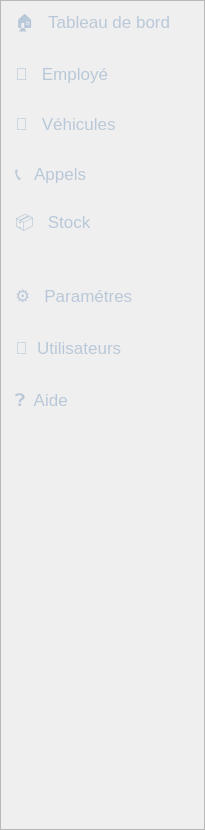
   <widget class="QFrame" name="sidebarFrame">
    <property name="geometry">
     <rect>
      <x>0</x>
      <y>70</y>
      <width>205</width>
      <height>830</height>
     </rect>
    </property>
    <property name="styleSheet">
     <string notr="true">QFrame#sidebarFrame {
    background-color: #06182B;
    border-right: 1px solid #183A5A;
}</string>
    </property>
    <property name="frameShape">
     <enum>QFrame::Shape::StyledPanel</enum>
    </property>
    <property name="frameShadow">
     <enum>QFrame::Shadow::Raised</enum>
    </property>
    <widget class="QWidget" name="verticalLayoutWidget_3">
     <property name="geometry">
      <rect>
       <x>0</x>
       <y>0</y>
       <width>201</width>
       <height>251</height>
      </rect>
     </property>
     <layout class="QVBoxLayout" name="buttonLayout_6">
      <item>
       <widget class="QPushButton" name="tableaudebord_6">
        <property name="minimumSize">
         <size>
          <width>190</width>
          <height>40</height>
         </size>
        </property>
        <property name="styleSheet">
         <string notr="true">QPushButton#tableaudebord_6 {
    background-color: transparent;
    color: #B9C8D8;
    border: none;
    border-radius: 8px;
    text-align: left;
    padding-left: 15px;
    font-size: 17px;
}

QPushButton#tableaudebord_3:hover {
    background-color: rgba(255, 23, 68, 22);
    border-left: 3px solid #FF1744;
    color: #FFFFFF;
}</string>
        </property>
        <property name="text">
         <string>🏠   Tableau de bord</string>
        </property>
       </widget>
      </item>
      <item>
       <widget class="QPushButton" name="employe_6">
        <property name="minimumSize">
         <size>
          <width>190</width>
          <height>40</height>
         </size>
        </property>
        <property name="styleSheet">
         <string notr="true">QPushButton#employe_6 {
    background-color: transparent;
    color: #B9C8D8;
    border: none;
    border-radius: 8px;
    text-align: left;
    padding-left: 15px;
    font-size: 17px;
}

QPushButton#employe_3:hover {
    background-color: rgba(255, 23, 68, 22);
    border-left: 3px solid #FF1744;
    color: #FFFFFF;
}</string>
        </property>
        <property name="text">
         <string>👥   Employé</string>
        </property>
       </widget>
      </item>
      <item>
       <widget class="QPushButton" name="vehicules_6">
        <property name="minimumSize">
         <size>
          <width>190</width>
          <height>40</height>
         </size>
        </property>
        <property name="styleSheet">
         <string notr="true">QPushButton#vehicules_6 {
    background-color: transparent;
    color: #B9C8D8;
    border: none;
    border-radius: 8px;
    text-align: left;
    padding-left: 15px;
    font-size: 17px;
}

QPushButton#vehicules_3:hover {
    background-color: rgba(255, 23, 68, 22);
    border-left: 3px solid #FF1744;
    color: #FFFFFF;
}</string>
        </property>
        <property name="text">
         <string>🚒   Véhicules</string>
        </property>
       </widget>
      </item>
      <item>
       <widget class="QPushButton" name="appel_6">
        <property name="minimumSize">
         <size>
          <width>190</width>
          <height>40</height>
         </size>
        </property>
        <property name="styleSheet">
         <string notr="true">QPushButton#appel_6 {
    background-color: transparent;
    color: #B9C8D8;
    border: none;
    border-radius: 8px;
    text-align: left;
    padding-left: 15px;
    font-size: 17px;
}

QPushButton#appel_3:hover {
    background-color: rgba(255, 23, 68, 22);
    border-left: 3px solid #FF1744;
    color: #FFFFFF;
}</string>
        </property>
        <property name="text">
         <string>📞   Appels</string>
        </property>
       </widget>
      </item>
      <item>
       <widget class="QPushButton" name="stock_6">
        <property name="minimumSize">
         <size>
          <width>190</width>
          <height>40</height>
         </size>
        </property>
        <property name="styleSheet">
         <string notr="true">QPushButton#stock_6 {
    background-color: transparent;
    color: #B9C8D8;
    border: none;
    border-radius: 8px;
    text-align: left;
    padding-left: 15px;
    font-size: 17px;
}

QPushButton#stock_3:hover {
    background-color: rgba(255, 23, 68, 22);
    border-left: 3px solid #FF1744;
    color: #FFFFFF;
}</string>
        </property>
        <property name="text">
         <string>📦   Stock</string>
        </property>
       </widget>
      </item>
     </layout>
    </widget>
    <widget class="QWidget" name="verticalLayoutWidget_8">
     <property name="geometry">
      <rect>
       <x>0</x>
       <y>270</y>
       <width>201</width>
       <height>156</height>
      </rect>
     </property>
     <layout class="QVBoxLayout" name="verticalLayout_4">
      <item>
       <widget class="QPushButton" name="parametre_4">
        <property name="minimumSize">
         <size>
          <width>190</width>
          <height>40</height>
         </size>
        </property>
        <property name="styleSheet">
         <string notr="true">QPushButton#parametre_4 {
    background-color: transparent;
    color: #B9C8D8;
    border: none;
    border-radius: 8px;
    text-align: left;
    padding-left: 15px;
    font-size: 17px;
}

QPushButton#parametre:hover {
    background-color: rgba(255, 23, 68, 22);
    border-left: 3px solid #FF1744;
    color: #FFFFFF;
}</string>
        </property>
        <property name="text">
         <string>⚙️   Paramétres</string>
        </property>
       </widget>
      </item>
      <item>
       <widget class="QPushButton" name="utilisateur_4">
        <property name="minimumSize">
         <size>
          <width>190</width>
          <height>40</height>
         </size>
        </property>
        <property name="styleSheet">
         <string notr="true">QPushButton#utilisateur_4 {
    background-color: transparent;
    color: #B9C8D8;
    border: none;
    border-radius: 8px;
    text-align: left;
    padding-left: 15px;
    font-size: 17px;
}

QPushButton#utilisateur:hover {
    background-color: rgba(255, 23, 68, 22);
    border-left: 3px solid #FF1744;
    color: #FFFFFF;
}</string>
        </property>
        <property name="text">
         <string>👤  Utilisateurs</string>
        </property>
       </widget>
      </item>
      <item>
       <widget class="QPushButton" name="aide_4">
        <property name="minimumSize">
         <size>
          <width>190</width>
          <height>40</height>
         </size>
        </property>
        <property name="styleSheet">
         <string notr="true">QPushButton#aide_4{
    background-color: transparent;
    color: #B9C8D8;
    border: none;
    border-radius: 8px;
    text-align: left;
    padding-left: 15px;
    font-size: 17px;
}

QPushButton#aide:hover {
    background-color: rgba(255, 23, 68, 22);
    border-left: 3px solid #FF1744;
    color: #FFFFFF;
}</string>
        </property>
        <property name="text">
         <string>❓  Aide</string>
        </property>
       </widget>
      </item>
     </layout>
    </widget>
    <widget class="QLabel" name="imageg_4">
     <property name="geometry">
      <rect>
       <x>0</x>
       <y>430</y>
       <width>201</width>
       <height>411</height>
      </rect>
     </property>
     <property name="styleSheet">
      <string notr="true">
QLabel#imageg_4 {
    background-color: transparent;
    border: none;
    padding: 0px;
    margin: 0px;
	image: url(:/image/image/imageg.png);
}</string>
     </property>
     <property name="text">
      <string/>
     </property>
    </widget>
   </widget>
